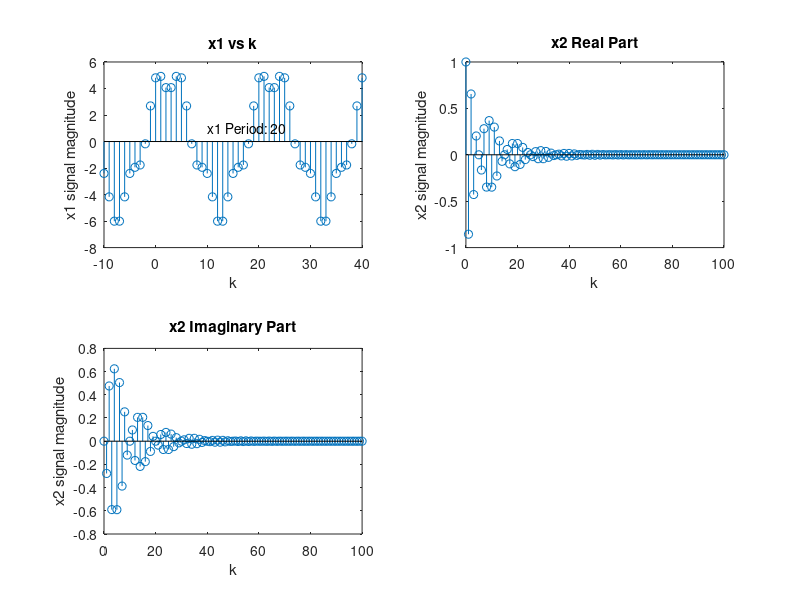

Reproduce this figure in MATLAB.
clear;

k1 = [-10:40];
k2 = [0:100];
x1 = -5.1*sin(0.1*pi*k1 - 3*pi/4) + 1.2*cos(0.4*pi*k1);
x2 = (-0.9).^k2 .* exp(j*pi*k2/10);
x2R = real(x2);
x2I = imag(x2);

g = subplot(2,2,1);
stem(k1, x1);
text(10, 1, 'x1 Period: 20');
title('x1 vs k');
xlabel('k');
ylabel('x1 signal magnitude');

subplot(2,2,2);
stem(k2, x2R);
title('x2 Real Part');
ylabel('x2 signal magnitude');
xlabel('k');

subplot(2,2,3);
stem(k2, x2I);
title('x2 Imaginary Part');
ylabel('x2 signal magnitude');
xlabel('k');


x1Energy = sum(abs(x1).^2);
x2Energy = sum(abs(x2).^2);